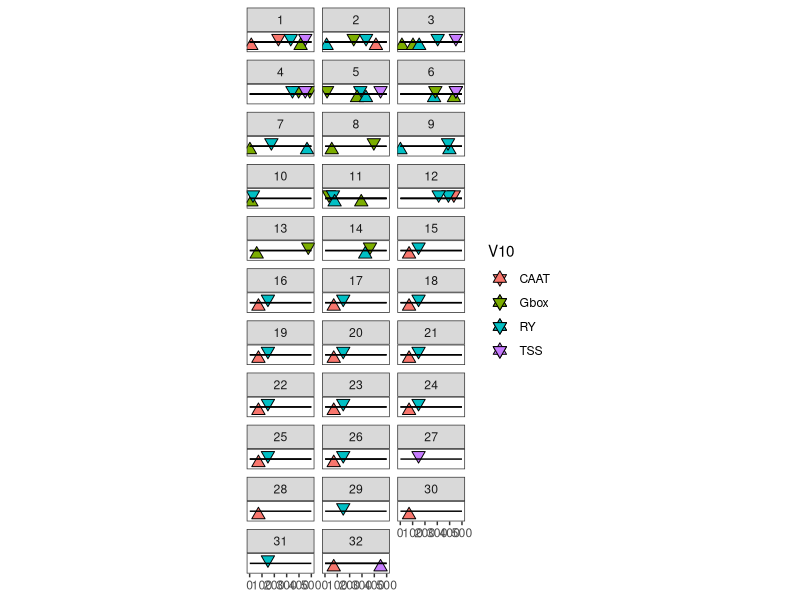

Write R code to recreate this figure.
library(tidyverse)
options(stringsAsFactors = F)

## Organizing the table
table <- read.table('test1.bed.txt', header = F, sep = "\t")
table$V8 <- table$V8 - table$V2
table$V9 <- table$V9 - table$V2

names(table)[4] <- "Genes"

table$motif.start[table$V6 == "+"] <- table[table$V6 == "+", 8]
table$motif.stop[table$V6 == "+"] <- table[table$V6 == "+", 9]
table$motif.start[table$V6 == "-"] <- (table[table$V6 == "-", 3]-table[table$V6 == "-", 2]) - table[table$V6 == "-", 9]
table$motif.stop[table$V6 == "-"] <- (table[table$V6 == "-", 3]-table[table$V6 == "-", 2]) - table[table$V6 == "-", 8]

table$motif.middle <- table$motif.start + as.numeric((table$motif.stop-table$motif.start)/2)

head(table)

ggplot(data = table) + 
  geom_point(data = subset(table, (V6 == "+") & (V12 == "+")), aes(x=motif.middle, y= 0.2, fill = V10), shape = 25, size = 3) + 
  geom_point(data = subset(table, (V6 == "+") & (V12 == "-")), aes(x=motif.middle, y= -0.2, fill = V10), shape = 24, size = 3) + 
  geom_point(data = subset(table, (V6 == "-") & (V12 == "+")), aes(x=motif.middle, y= -0.2, fill = V10), shape = 24, size = 3) +
  geom_point(data = subset(table, (V6 == "-") & (V12 == "-")), aes(x=motif.middle, y= 0.2, fill = V10), shape = 25, size = 3) +
  xlim(1,500) + 
  ylim(-0.5,0.5) +
  theme_bw() +
  coord_fixed(ratio = 150) +
  facet_wrap("Genes", ncol=3) +
  geom_segment(aes(x=1,xend=500,y=0,yend=0)) +
  theme(axis.title.y=element_blank(), axis.title.x = element_blank(), axis.text.y=element_blank(),axis.ticks.y=element_blank(), panel.grid.major = element_blank(), panel.grid.minor = element_blank())


dev.off()
